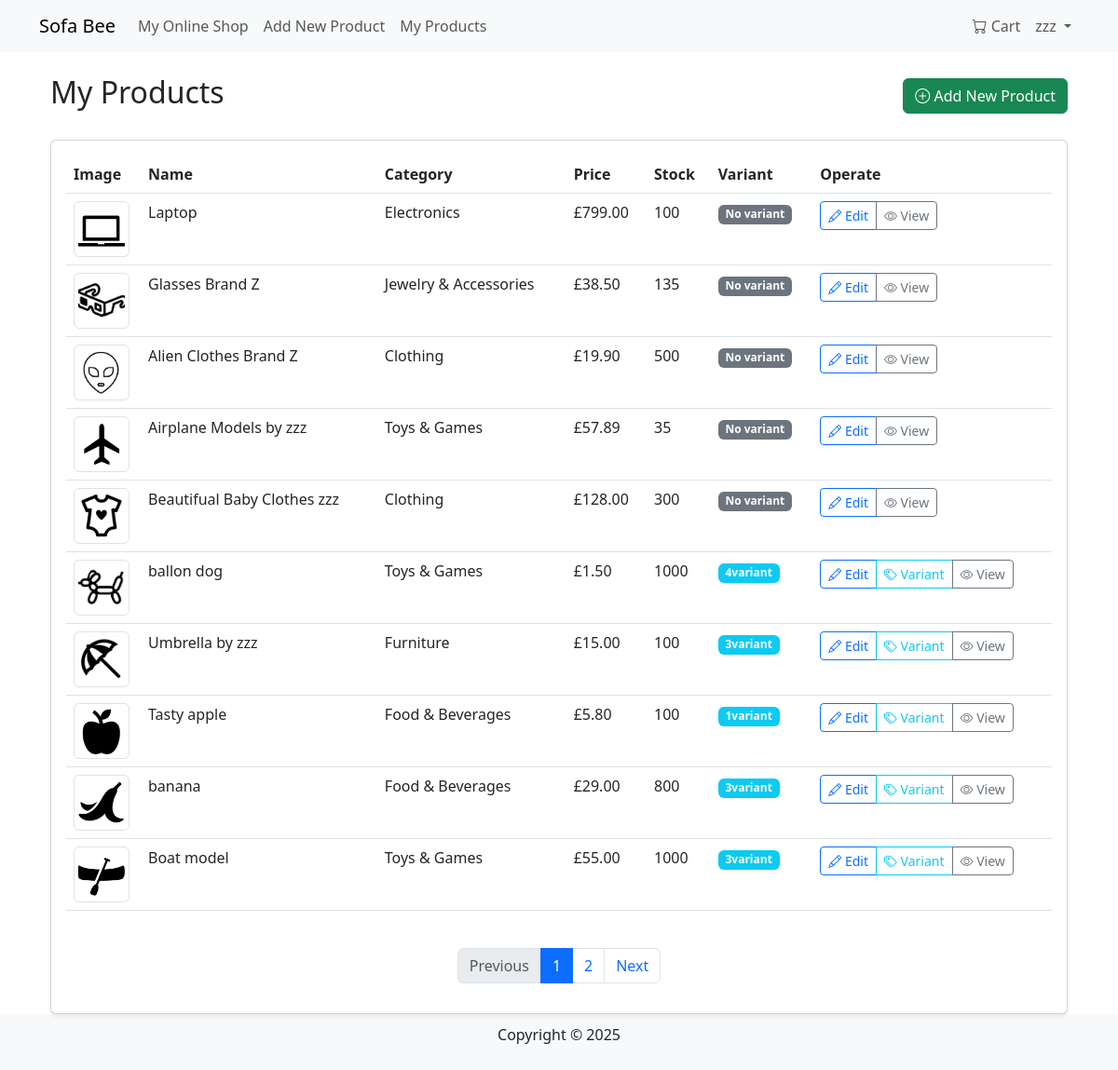
Before: /products/manage/ (signed in) with the older database file.
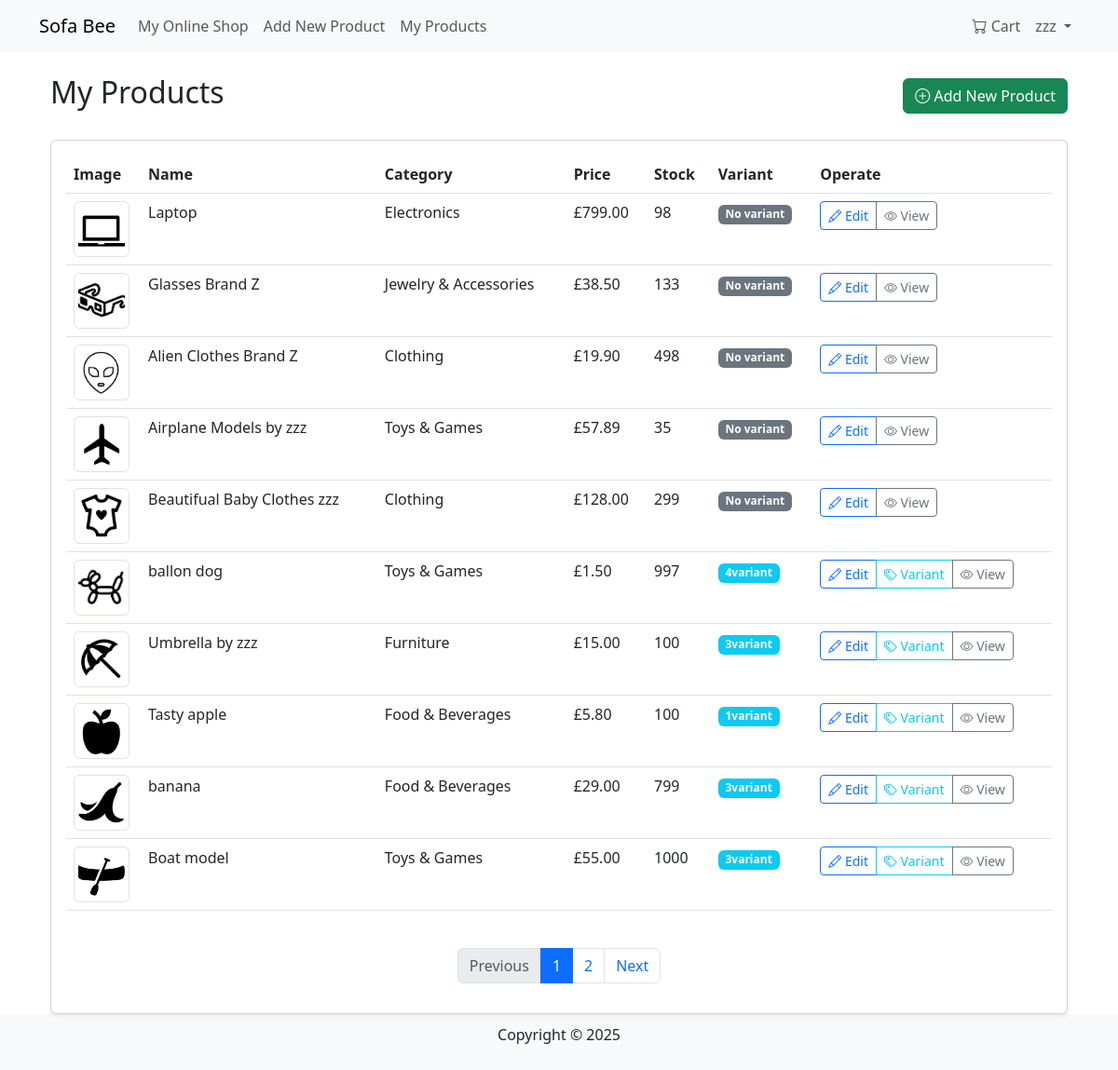
After: the same page with the newer database file.
### products/models.py (models this page shows, shortened)
class Product(models.Model):
    name = models.CharField(max_length=255)
    description = models.TextField()
    price = models.DecimalField(max_digits=10, decimal_places=2)
    category = models.ForeignKey(Category, on_delete=models.SET_NULL, null=True, blank=True)
    image = models.ImageField(upload_to='products/', blank=True, null=True)
    seller = models.ForeignKey(User, on_delete=models.CASCADE, null=True, blank=True)
    stock = models.PositiveIntegerField(default=0)
    created_at = models.DateTimeField(auto_now_add=True)

class Category(models.Model):
    name = models.CharField(max_length=255, unique=True)
    description = models.TextField(blank=True)

### products/views.py (the view)
# urls.py: path('manage/', manage_products, name='manage_products'),
@login_required
def manage_products(request):
    if not hasattr(request.user, "userprofile") or request.user.userprofile.user_type != 'merchant':
        messages.error(request, "Only merchant users have access to the merchandise management.")
        return redirect('products:product_list')
    products = Product.objects.filter(seller=request.user)
    paginator = Paginator(products, 10)
    page = request.GET.get('page')
    products = paginator.get_page(page)
    return render(request, 'products/manage_products.html', {'products': products})

### cart/context_processors.py (called while the page is built)
def cart_processor(request):
    cart = None
    cart_total_items = 0
    if request.user.is_authenticated:
        try:
            cart = Cart.objects.get(user=request.user)
            cart_total_items = cart.items.count()
        except Cart.DoesNotExist:
            pass
    return {
        'cart': cart,
        'cart_total_items': cart_total_items
    }

### products/templates/products/manage_products.html (shortened to what this page needs)
{% extends "base.html" %}
{% block content %}
<div class="container mt-4">
    <div class="d-flex justify-content-between align-items-center mb-4">
        <h2>My Products</h2>
        <a href="{% url 'products:add_product' %}" class="btn btn-success">
            <i class="bi bi-plus-circle"></i> Add New Product
        </a>
    </div>
    <div class="card shadow-sm">
        <div class="card-body">
            {% if products %}
                <div class="table-responsive">
                    <table class="table table-hover">
                        <thead>
                            <tr>
                                <th style="width: 80px;">Image</th>
                                <th>Name</th>
                                <th>Category</th>
                                <th>Price</th>
                                <th>Stock</th>
                                <th>Variant</th>
                                <th>Operate</th>
                            </tr>
                        </thead>
                        <tbody>
                            {% for product in products %}
                                <tr>
                                    <td>
                                        {% if product.image %}
                                            <img src="{{ product.image.url }}" alt="{{ product.name }}" style="width: 60px; height: 60px; object-fit: cover;" class="img-thumbnail">
                                        {% else %}
                                            <div class="bg-light text-center p-2" style="width: 60px; height: 60px;">No Image</div>
                                        {% endif %}
                                    </td>
                                    <td>{{ product.name }}</td>
                                    <td>{{ product.category.name }}</td>
                                    <td>£{{ product.price }}</td>
                                    <td>{{ product.stock }}</td>
                                    <td>
                                        {% if product.variants.exists %}
                                            <span class="badge bg-info">{{ product.variants.count }}variant</span>
                                        {% else %}
                                            <span class="badge bg-secondary">No variant</span>
                                        {% endif %}
                                    </td>
                                    <td>
                                        <div class="btn-group">
                                            <a href="{% url 'products:edit_product' product.id %}" class="btn btn-sm btn-outline-primary">
                                                <i class="bi bi-pencil"></i> Edit
                                            </a>
                                            {% if product.variants.exists %}
                                                <a href="{% url 'products:manage_variants' product.id %}" class="btn btn-sm btn-outline-info">
                                                    <i class="bi bi-tags"></i> Variant
                                                </a>
                                            {% endif %}
                                            <a href="{% url 'products:product_detail' product.id %}" class="btn btn-sm btn-outline-secondary">
                                                <i class="bi bi-eye"></i> View
                                            </a>
                                        </div>
                                    </td>
                                </tr>
                            {% endfor %}
                        </tbody>
                    </table>
                </div>
                {% if products.has_other_pages %}
                <nav aria-label="Page navigation" class="mt-4">
                    <ul class="pagination justify-content-center">
                        {% if products.has_previous %}
                        <li class="page-item">
                            <a class="page-link" href="?page={{ products.previous_page_number }}">Previous</a>
                        </li>
                        {% else %}
                        <li class="page-item disabled">
                            <span class="page-link">Previous</span>
                        </li>
                        {% endif %}
                        {% for i in products.paginator.page_range %}
                            {% if products.number == i %}
                            <li class="page-item active"><span class="page-link">{{ i }}</span></li>
                            {% else %}
                            <li class="page-item">
                                <a class="page-link" href="?page={{ i }}">{{ i }}</a>
                            </li>
                            {% endif %}
                        {% endfor %}
                        {% if products.has_next %}
                        <li class="page-item">
                            <a class="page-link" href="?page={{ products.next_page_number }}">Next</a>
                        </li>
                        {% else %}
                        <li class="page-item disabled">
                            <span class="page-link">Next</span>
                        </li>
                        {% endif %}
                    </ul>
                </nav>
                {% endif %}
            {% endif %}
        </div>
    </div>
</div>
{% endblock %}

### products/templates/base.html (shortened to what this page needs)
<!DOCTYPE html>
<html lang="en">
<head>
    <link rel="stylesheet" href="https://cdn.jsdelivr.net/npm/bootstrap@5.3.0/dist/css/bootstrap.min.css">
    <link rel="stylesheet" href="https://cdn.jsdelivr.net/npm/bootstrap-icons@1.11.1/font/bootstrap-icons.css">
</head>
<body>
    <nav class="navbar navbar-expand-lg navbar-light bg-light">
        <div class="container">
            <a class="navbar-brand" href="/">Sofa Bee</a>
            <div class="collapse navbar-collapse" id="navbarNav">
                <ul class="navbar-nav me-auto">
                    <li class="nav-item"><a class="nav-link" href="{% url 'products:product_list' %}">My Online Shop</a></li>
                    {% if user.is_authenticated and user.userprofile.user_type == 'merchant' %}
                    <li class="nav-item"><a class="nav-link" href="{% url 'products:add_product' %}">Add New Product</a></li>
                    <li class="nav-item"><a class="nav-link" href="{% url 'products:manage_products' %}">My Products</a></li>
                    {% endif %}
                </ul>
                <ul class="navbar-nav">
                    {% if user.is_authenticated %}
                        <li class="nav-item">
                            <a class="nav-link" href="{% url 'cart:cart_detail' %}">
                                <i class="bi bi-cart"></i> Cart
                            </a>
                        </li>
                        <li class="nav-item dropdown">
                            <a class="nav-link dropdown-toggle" href="#" id="userDropdown" role="button"
                              data-bs-toggle="dropdown" aria-expanded="false">
                                {{ user.username }}
                            </a>
                        </li>
                    {% else %}
                        <li class="nav-item"><a class="btn btn-primary" href="{% url 'users:login' %}">Log In</a></li>
                    {% endif %}
                </ul>
            </div>
        </div>
    </nav>
    <div class="container content">
        {% block content %}{% endblock %}
    </div>
    <footer>
        <p>Copyright © 2025</p>
    </footer>
</body>
</html>

### products/templates/base.html (style rules this page uses)
body { display: flex; flex-direction: column; min-height: 100vh; }
.content { flex: 1; }
footer { text-align: center; padding: 10px 0; background-color: #f8f9fa; }

Changed rows visible on the page:
changed Product "Laptop": stock "100" → "98"
changed Product "Glasses Brand Z": stock "135" → "133"
changed Product "Alien Clothes Brand Z": stock "500" → "498"
changed Product "Beautifual Baby Clothes zzz": stock "300" → "299"
changed Product "ballon dog": stock "1000" → "997"
changed Product "banana": stock "800" → "799"
